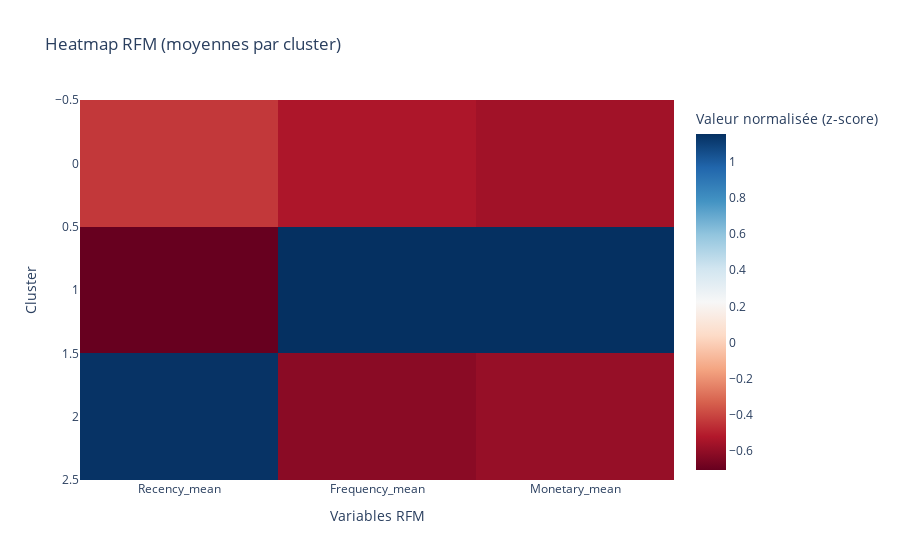

This figure's notebook cell:
### Markdown cell above
L’histogramme des résidus (label − prediction) est centré autour de 0, ce qui indique que le modèle n’est pas fortement biaisé (moyenne des résidus ≈ 0). La majorité des erreurs reste relativement proche de 0, mais on observe quelques valeurs extrêmes, ce qui suggère que certains clients (notamment atypiques ou très dépensiers) sont plus difficiles à prédire, même après transformation log.

### Code cell
cluster_summary = (
    rfm_clustered
    .groupBy("cluster")
    .avg("Recency", "Frequency", "Monetary")
    .toPandas()
)

cluster_summary = cluster_summary.rename(columns={
    "avg(Recency)": "Recency_mean",
    "avg(Frequency)": "Frequency_mean",
    "avg(Monetary)": "Monetary_mean"
}).sort_values("cluster")

heatmap_data = cluster_summary.set_index("cluster")

# Normalisation z-score
heatmap_norm = (heatmap_data - heatmap_data.mean()) / heatmap_data.std()

fig = px.imshow(
    heatmap_norm,
    color_continuous_scale="RdBu",
    aspect="auto",
    title="Heatmap RFM (moyennes par cluster)"
)

fig.update_layout(
    xaxis_title="Variables RFM",
    yaxis_title="Cluster",
    coloraxis_colorbar=dict(title="Valeur normalisée (z-score)")
)

fig.show()

### Figure 1 — Plotly figure (JSON) as saved in the notebook; plotly's stock layout.template omitted (floating-point values rounded to 4 significant figures)
{"data": [{"coloraxis": "coloraxis", "hovertemplate": "x: %{x}<br>cluster: %{y}<br>color: %{z}<extra></extra>", "name": "0", "type": "heatmap", "x": ["Recency_mean", "Frequency_mean", "Monetary_mean"], "xaxis": "x", "y": [0, 1, 2], "yaxis": "y", "z": [[-0.4372, -0.5343, -0.5642], [-0.707, 1.154, 1.155], [1.144, -0.6194, -0.5904]]}], "layout": {"coloraxis": {"colorbar": {"title": {"text": "Valeur normalisée (z-score)"}}, "colorscale": [[0, "rgb(103,0,31)"], [0.1, "rgb(178,24,43)"], [0.2, "rgb(214,96,77)"], [0.3, "rgb(244,165,130)"], [0.4, "rgb(253,219,199)"], [0.5, "rgb(247,247,247)"], [0.6, "rgb(209,229,240)"], [0.7, "rgb(146,197,222)"], [0.8, "rgb(67,147,195)"], [0.9, "rgb(33,102,172)"], [1, "rgb(5,48,97)"]]}, "title": {"text": "Heatmap RFM (moyennes par cluster)"}, "xaxis": {"anchor": "y", "domain": [0, 1], "title": {"text": "Variables RFM"}}, "yaxis": {"anchor": "x", "autorange": "reversed", "domain": [0, 1], "title": {"text": "Cluster"}}}}
